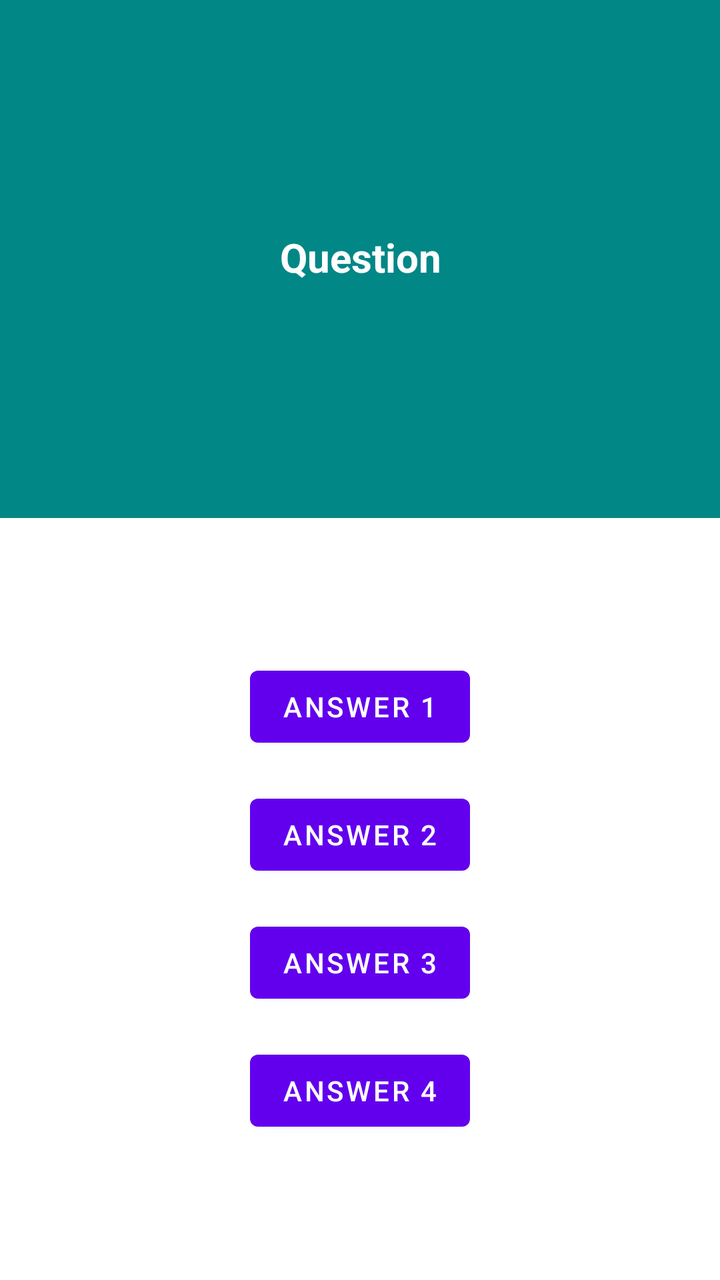
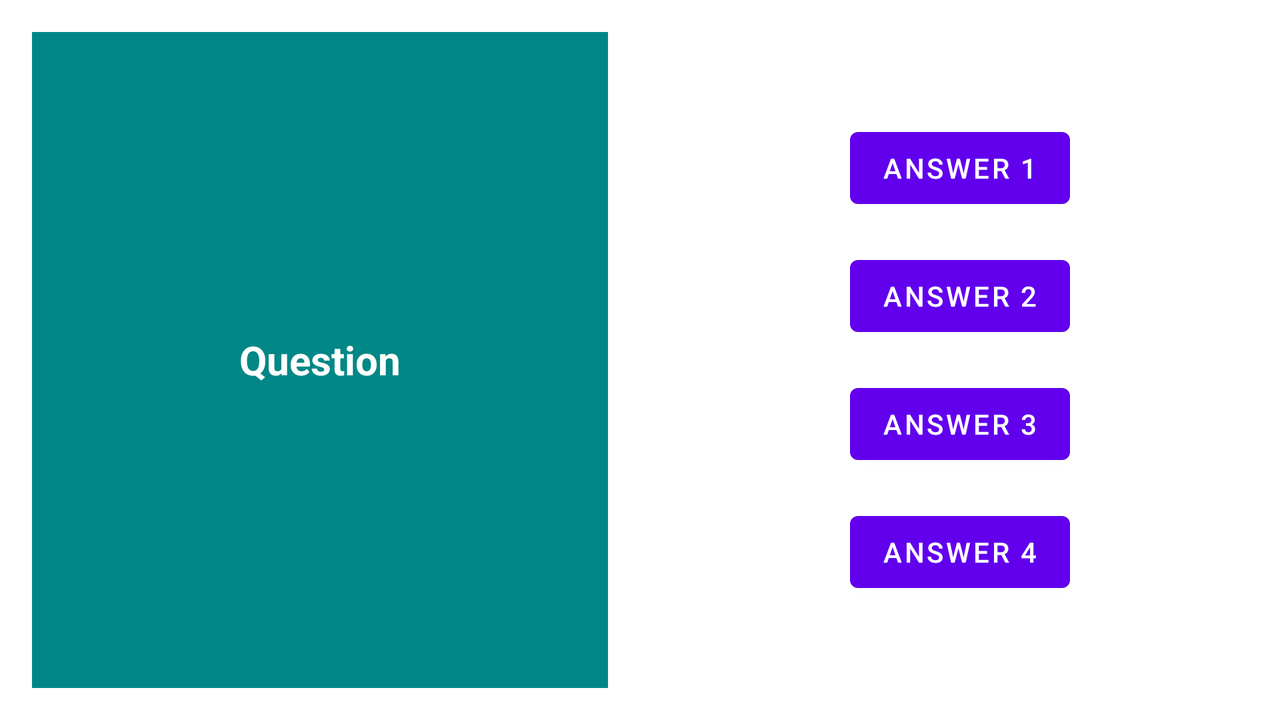

First picture: res/layout/ on a phone held upright. Second picture: the repository's own variant of that layout, on a device whose configuration matches the variant's folder. Source for both follows.
<!-- AndroidManifest.xml: application theme Theme.TopQuiz2 -->
<!-- res/layout/activity_game.xml -->
<?xml version="1.0" encoding="utf-8"?>
<androidx.constraintlayout.widget.ConstraintLayout xmlns:android="http://schemas.android.com/apk/res/android"
    xmlns:app="http://schemas.android.com/apk/res-auto"
    xmlns:tools="http://schemas.android.com/tools"
    android:layout_width="match_parent"
    android:layout_height="match_parent"
    tools:context=".Controller.GameActivity">

    <androidx.constraintlayout.widget.Guideline
        android:id="@+id/guideline2"
        android:layout_width="wrap_content"
        android:layout_height="wrap_content"
        android:orientation="horizontal"
        app:layout_constraintGuide_percent="0.4" />

    <TextView
        android:id="@+id/gameTextViewQuestion"
        android:layout_width="379dp"
        android:layout_height="261dp"
        android:layout_marginTop="16dp"
        android:layout_marginBottom="16dp"
        android:background="@color/teal_700"
        android:gravity="center_horizontal|center_vertical"
        android:textColor="@color/white"
        android:textSize="20sp"
        android:textStyle="bold"
        app:layout_constraintBottom_toTopOf="@+id/guideline2"
        app:layout_constraintEnd_toEndOf="parent"
        app:layout_constraintStart_toStartOf="parent"
        app:layout_constraintTop_toTopOf="parent"
        tools:text="@string/Question" />

    <Button
        android:id="@+id/gameButton1"
        android:layout_width="wrap_content"
        android:layout_height="wrap_content"
        android:layout_marginTop="16dp"
        android:contentDescription="@string/answer_1"
        app:layout_constraintBottom_toTopOf="@+id/gameButton4"
        app:layout_constraintEnd_toEndOf="parent"
        app:layout_constraintHorizontal_bias="0.5"
        app:layout_constraintStart_toStartOf="parent"
        app:layout_constraintTop_toBottomOf="@+id/gameTextViewQuestion"
        app:layout_constraintVertical_chainStyle="packed"
        tools:text="@string/answer_1" />

    <Button
        android:id="@+id/gameButton2"
        android:layout_width="wrap_content"
        android:layout_height="wrap_content"
        android:layout_marginTop="16dp"
        android:layout_marginBottom="16dp"
        android:contentDescription="@string/answer_4"
        app:layout_constraintBottom_toBottomOf="parent"
        app:layout_constraintEnd_toEndOf="parent"
        app:layout_constraintHorizontal_bias="0.5"
        app:layout_constraintStart_toStartOf="parent"
        app:layout_constraintTop_toBottomOf="@+id/gameButton3"
        tools:text="@string/answer_4" />

    <Button
        android:id="@+id/gameButton3"
        android:layout_width="wrap_content"
        android:layout_height="wrap_content"
        android:layout_marginTop="16dp"
        android:contentDescription="@string/answer_3"
        app:layout_constraintBottom_toTopOf="@+id/gameButton2"
        app:layout_constraintEnd_toEndOf="parent"
        app:layout_constraintHorizontal_bias="0.5"
        app:layout_constraintStart_toStartOf="parent"
        app:layout_constraintTop_toBottomOf="@+id/gameButton4"
        tools:text="@string/answer_3" />

    <Button
        android:id="@+id/gameButton4"
        android:layout_width="wrap_content"
        android:layout_height="wrap_content"
        android:layout_marginTop="16dp"
        android:contentDescription="@string/answer_2"
        app:layout_constraintBottom_toTopOf="@+id/gameButton3"
        app:layout_constraintEnd_toEndOf="parent"
        app:layout_constraintHorizontal_bias="0.5"
        app:layout_constraintStart_toStartOf="parent"
        app:layout_constraintTop_toBottomOf="@+id/gameButton1"
        tools:text="@string/answer_2" />

</androidx.constraintlayout.widget.ConstraintLayout>
<!-- resources referenced by this layout -->
<resources>
  <string name="Question">Question</string>
  <string name="answer_1">answer 1</string>
  <string name="answer_2">answer 2</string>
  <string name="answer_3">answer 3</string>
  <string name="answer_4">answer 4</string>
  <style name="Theme.TopQuiz2" parent="Theme.MaterialComponents.DayNight.DarkActionBar">
          
          <item name="colorPrimary">@color/purple_500</item>
          <item name="colorPrimaryVariant">@color/purple_700</item>
          <item name="colorOnPrimary">@color/white</item>
          
          <item name="colorSecondary">@color/teal_200</item>
          <item name="colorSecondaryVariant">@color/teal_700</item>
          <item name="colorOnSecondary">@color/black</item>
          
          <item name="android:statusBarColor" tools:targetApi="l">?attr/colorPrimaryVariant</item>
          
      </style>
</resources>
<!-- res/layout-land/activity_game.xml (the repository's variant of the layout above) -->
<!-- drawn on the phone turned sideways -->
<?xml version="1.0" encoding="utf-8"?>
<androidx.constraintlayout.widget.ConstraintLayout xmlns:android="http://schemas.android.com/apk/res/android"
    xmlns:app="http://schemas.android.com/apk/res-auto"
    xmlns:tools="http://schemas.android.com/tools"
    android:layout_width="match_parent"
    android:layout_height="match_parent"
    tools:context=".Controller.GameActivity">

    <TextView
        android:id="@+id/gameTextViewQuestion"
        android:layout_width="0dp"
        android:layout_height="0dp"
        android:layout_marginStart="16dp"
        android:layout_marginTop="16dp"
        android:layout_marginEnd="16dp"
        android:layout_marginBottom="16dp"
        android:background="@color/teal_700"
        android:gravity="center_horizontal|center_vertical"
        android:padding="20dp"
        android:textColor="@color/white"
        android:textSize="20sp"
        android:textStyle="bold"
        app:layout_constraintBottom_toBottomOf="parent"
        app:layout_constraintEnd_toStartOf="@+id/guideline3"
        app:layout_constraintStart_toStartOf="parent"
        app:layout_constraintTop_toTopOf="parent"
        tools:text="@string/Question" />

    <Button
        android:id="@+id/gameButton1"
        android:layout_width="wrap_content"
        android:layout_height="wrap_content"
        android:layout_marginStart="16dp"
        android:layout_marginTop="16dp"
        android:layout_marginEnd="16dp"
        android:contentDescription="@string/answer_1"
        app:layout_constraintBottom_toTopOf="@+id/gameButton4"
        app:layout_constraintEnd_toEndOf="parent"
        app:layout_constraintHorizontal_bias="0.5"
        app:layout_constraintStart_toStartOf="@+id/guideline3"
        app:layout_constraintTop_toTopOf="parent"
        app:layout_constraintVertical_chainStyle="packed"
        tools:text="@string/answer_1" />

    <Button
        android:id="@+id/gameButton2"
        android:layout_width="wrap_content"
        android:layout_height="wrap_content"
        android:layout_marginTop="16dp"
        android:layout_marginBottom="16dp"
        android:contentDescription="@string/answer_4"
        app:layout_constraintBottom_toBottomOf="parent"
        app:layout_constraintStart_toStartOf="@+id/gameButton3"
        app:layout_constraintTop_toBottomOf="@+id/gameButton3"
        tools:text="@string/answer_4" />

    <Button
        android:id="@+id/gameButton3"
        android:layout_width="wrap_content"
        android:layout_height="wrap_content"
        android:layout_marginTop="16dp"
        android:contentDescription="@string/answer_3"
        app:layout_constraintBottom_toTopOf="@+id/gameButton2"
        app:layout_constraintStart_toStartOf="@+id/gameButton4"
        app:layout_constraintTop_toBottomOf="@+id/gameButton4"
        tools:text="@string/answer_3" />

    <Button
        android:id="@+id/gameButton4"
        android:layout_width="wrap_content"
        android:layout_height="wrap_content"
        android:layout_marginTop="16dp"
        android:contentDescription="@string/answer_2"
        app:layout_constraintBottom_toTopOf="@+id/gameButton3"
        app:layout_constraintStart_toStartOf="@+id/gameButton1"
        app:layout_constraintTop_toBottomOf="@+id/gameButton1"
        tools:text="@string/answer_2" />

    <androidx.constraintlayout.widget.Guideline
        android:id="@+id/guideline3"
        android:layout_width="wrap_content"
        android:layout_height="wrap_content"
        android:orientation="vertical"
        app:layout_constraintGuide_percent="0.5" />

</androidx.constraintlayout.widget.ConstraintLayout>
